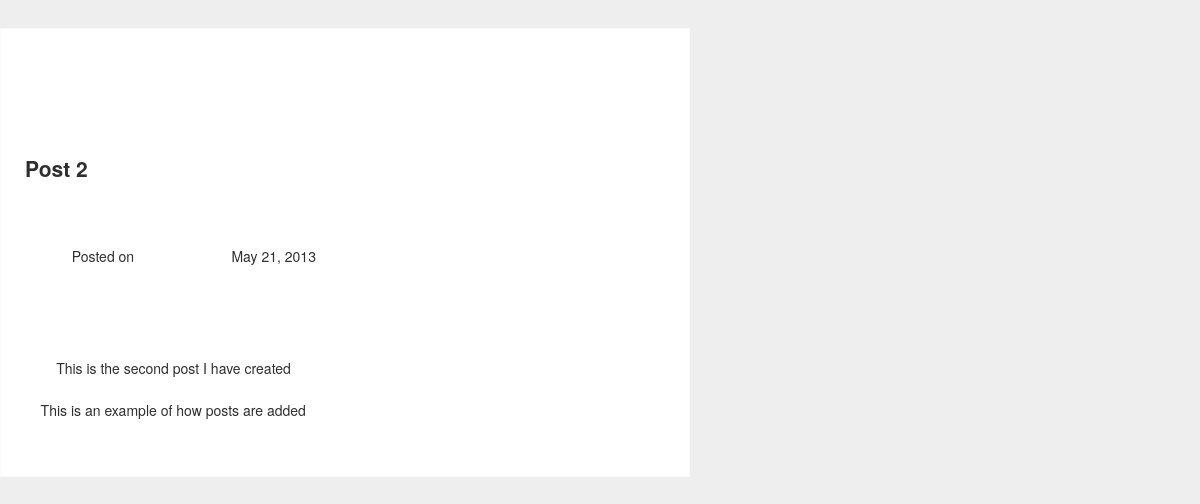
The page /post-2/ on the database its author committed.
### blog/models.py (models this page shows, shortened)
class Post(models.Model):
    title = models.CharField(max_length=255)
    slug = models.SlugField(unique=True, max_length=255)
    description = models.CharField(max_length=255)
    content = models.TextField()
    published = models.BooleanField(default=True)
    created = models.DateTimeField(auto_now_add=True)
    class Meta:
        ordering = ['-created']

### blog/views.py (the view)
# urls.py: url(r'^(?P<slug>[\w\-]+)/$', 'blog.views.post'),
def post(request, slug):
    post = get_object_or_404(Post, slug=slug)
    return render(request, 'blog/post.html', {'post': post})

### netmag/templates/blog/post.html (shortened to what this page needs)
{% extends 'base.html' %}
{% block content %}
<article>
    <header>
        <h1> {{post.title}} </h1>
        <p>
            Posted on
            <time datetime="{{post.created|date:"c"}}">
            {{post.created|date}}
            </time>
        </p>
    </header>
    <p class="description">
        {{post.description}}
    </p>
    {{post.content|safe}}
</article>
{% endblock %}

### netmag/static/style.css (style rules this page uses)
body { background-color: #eeeeee; color: #2e2e2e; margin: 0; padding: 0; font-size: 14px; line-height: 28px; font-family: 'Helvetica Neue', Helvetica, Arial, sans-serif; }

### rows shown on the page
Post: title "Post 2", created "May 21, 2013", description "This is the second post I have created", content "This is an example of how posts are added"
